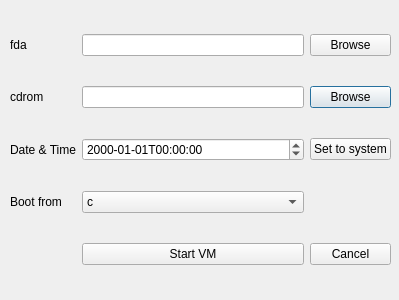
<?xml version="1.0" encoding="UTF-8"?>
<ui version="4.0">
 <class>Dialog</class>
 <widget class="QDialog" name="Dialog">
  <property name="geometry">
   <rect>
    <x>0</x>
    <y>0</y>
    <width>399</width>
    <height>300</height>
   </rect>
  </property>
  <property name="windowTitle">
   <string>Dialog</string>
  </property>
  <property name="locale">
   <locale language="English" country="UnitedStates"/>
  </property>
  <widget class="QWidget" name="gridLayoutWidget">
   <property name="geometry">
    <rect>
     <x>10</x>
     <y>10</y>
     <width>381</width>
     <height>281</height>
    </rect>
   </property>
   <layout class="QGridLayout" name="gridLayout">
    <item row="2" column="2">
     <widget class="QPushButton" name="pushButton_2">
      <property name="text">
       <string>Browse</string>
      </property>
     </widget>
    </item>
    <item row="4" column="0">
     <widget class="QLabel" name="label_3">
      <property name="text">
       <string>Boot from</string>
      </property>
     </widget>
    </item>
    <item row="5" column="2">
     <widget class="QPushButton" name="pushButton_4">
      <property name="text">
       <string>Cancel</string>
      </property>
     </widget>
    </item>
    <item row="1" column="0">
     <widget class="QLabel" name="label">
      <property name="text">
       <string>fda</string>
      </property>
     </widget>
    </item>
    <item row="1" column="2">
     <widget class="QPushButton" name="pushButton">
      <property name="text">
       <string>Browse</string>
      </property>
     </widget>
    </item>
    <item row="2" column="1">
     <widget class="QLineEdit" name="lineEdit_2"/>
    </item>
    <item row="5" column="1">
     <widget class="QPushButton" name="pushButton_3">
      <property name="text">
       <string>Start VM</string>
      </property>
     </widget>
    </item>
    <item row="4" column="1">
     <widget class="QComboBox" name="comboBox">
      <item>
       <property name="text">
        <string>c</string>
       </property>
      </item>
      <item>
       <property name="text">
        <string>a</string>
       </property>
      </item>
      <item>
       <property name="text">
        <string>d</string>
       </property>
      </item>
     </widget>
    </item>
    <item row="2" column="0">
     <widget class="QLabel" name="label_2">
      <property name="text">
       <string>cdrom</string>
      </property>
     </widget>
    </item>
    <item row="1" column="1">
     <widget class="QLineEdit" name="lineEdit"/>
    </item>
    <item row="3" column="0">
     <widget class="QLabel" name="label_4">
      <property name="text">
       <string>Date &amp; Time</string>
      </property>
     </widget>
    </item>
    <item row="3" column="1">
     <widget class="QDateTimeEdit" name="dateTimeEdit">
      <property name="displayFormat">
       <string>yyyy-MM-ddThh:mm:ss</string>
      </property>
     </widget>
    </item>
    <item row="3" column="2">
     <widget class="QPushButton" name="pushButton_5">
      <property name="text">
       <string>Set to system</string>
      </property>
     </widget>
    </item>
   </layout>
  </widget>
 </widget>
 <resources/>
 <connections/>
</ui>
